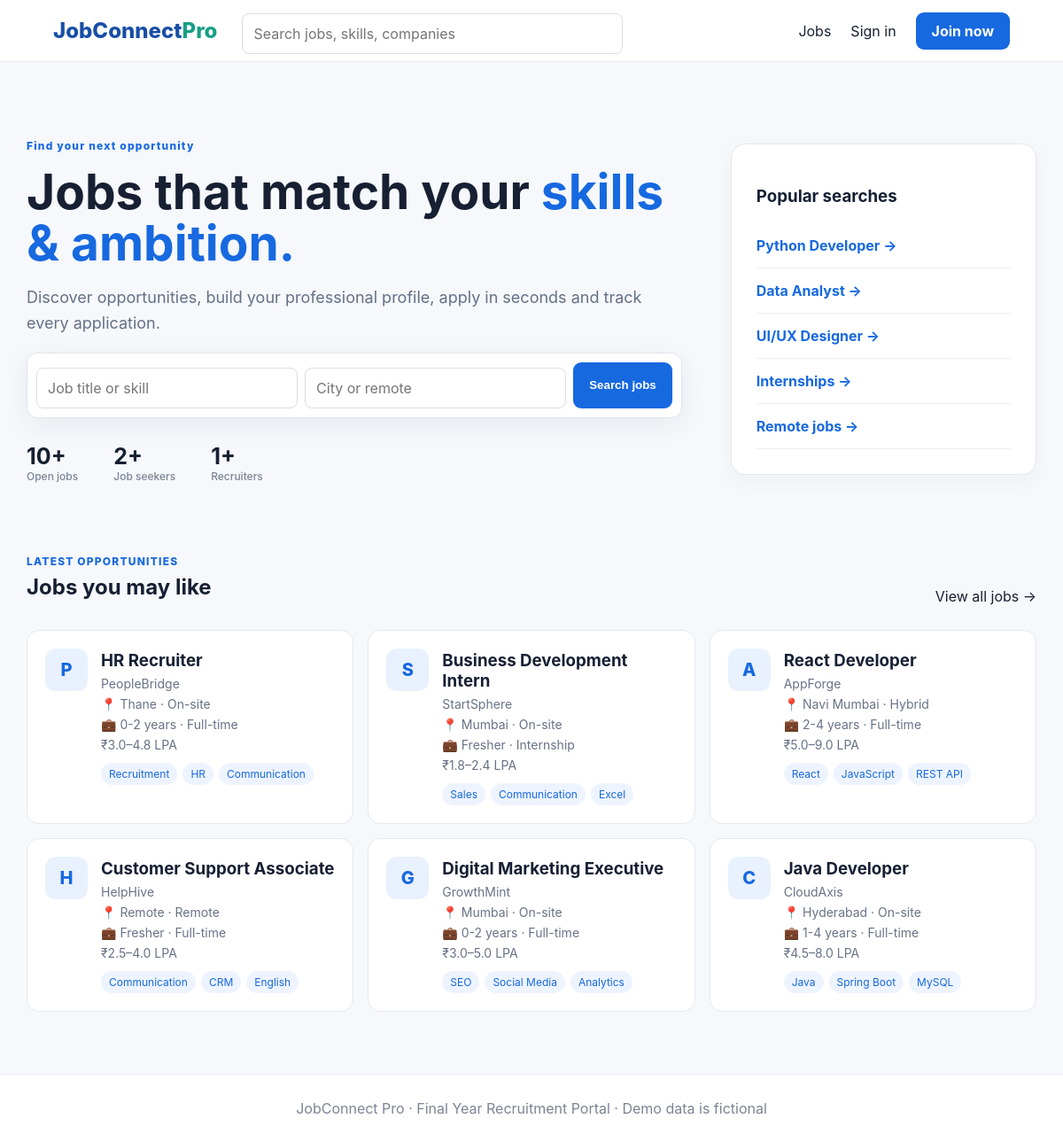
The page / on the database its author committed.
### tables this page shows
CREATE TABLE jobs(id INTEGER PRIMARY KEY AUTOINCREMENT,title TEXT,company TEXT,location TEXT,min_salary INTEGER,max_salary INTEGER,job_type TEXT,work_mode TEXT,experience TEXT,skills TEXT,description TEXT,requirements TEXT,vacancies INTEGER DEFAULT 1,posted_by INTEGER,status TEXT DEFAULT 'Active',created_at DATETIME DEFAULT CURRENT_TIMESTAMP);

### app.py (the view)
@app.route('/')
def home():
 c=db(); jobs=c.execute("select * from jobs where status='Active' order by id desc limit 6").fetchall(); stats=(c.execute('select count(*) from jobs').fetchone()[0],c.execute("select count(*) from users where role='jobseeker'").fetchone()[0],c.execute("select count(*) from users where role='recruiter'").fetchone()[0]); c.close(); return render_template('home.html',jobs=jobs,stats=stats)

### app.py (called while the page is built)
def db(): c=sqlite3.connect(DB); c.row_factory=sqlite3.Row; return c

@app.context_processor
def ctx(): return dict(me=session)

### templates/home.html
{% extends 'base.html' %}{% block content %}<section class="hero"><div><span class="pill">Find your next opportunity</span><h1>Jobs that match your <em>skills & ambition.</em></h1><p>Discover opportunities, build your professional profile, apply in seconds and track every application.</p><form action="/jobs" class="searchbox"><input name="q" placeholder="Job title or skill"><input name="location" placeholder="City or remote"><button>Search jobs</button></form><div class="stats"><b>{{stats[0]}}+<small>Open jobs</small></b><b>{{stats[1]}}+<small>Job seekers</small></b><b>{{stats[2]}}+<small>Recruiters</small></b></div></div><div class="hero-card"><h3>Popular searches</h3><a href="/jobs?q=Python">Python Developer →</a><a href="/jobs?q=Data">Data Analyst →</a><a href="/jobs?q=UI">UI/UX Designer →</a><a href="/jobs?type=Internship">Internships →</a><a href="/jobs?mode=Remote">Remote jobs →</a></div></section><section><div class="sectionhead"><div><span class="eyebrow">LATEST OPPORTUNITIES</span><h2>Jobs you may like</h2></div><a href="/jobs">View all jobs →</a></div><div class="cards">{% for j in jobs %}<a class="jobcard" href="/job/{{j.id}}"><div class="logo">{{j.company[0]}}</div><div><h3>{{j.title}}</h3><p class="company">{{j.company}}</p><p>📍 {{j.location}} · {{j.work_mode}}</p><p>💼 {{j.experience}} · {{j.job_type}}</p><p>₹{{'%.1f'|format(j.min_salary/100000)}}–{{'%.1f'|format(j.max_salary/100000)}} LPA</p><div class="tags">{% for s in j.skills.split(',')[:3] %}<span>{{s}}</span>{% endfor %}</div></div></a>{% endfor %}</div></section>{% endblock %}

### templates/base.html
<!doctype html><html><head><meta charset="utf-8"><meta name="viewport" content="width=device-width,initial-scale=1"><title>{% block title %}JobConnect{% endblock %}</title><link rel="stylesheet" href="{{url_for('static',filename='style.css')}}"></head><body><nav><a class="brand" href="/">JobConnect<span>Pro</span></a><form action="/jobs" class="navsearch"><input name="q" placeholder="Search jobs, skills, companies"></form><div class="navlinks"><a href="/jobs">Jobs</a>{% if session.uid %}<a href="/dashboard">Dashboard</a><a href="/profile">Profile</a><a class="btn ghost" href="/logout">Logout</a>{% else %}<a href="/login">Sign in</a><a class="btn" href="/register">Join now</a>{% endif %}</div></nav>{% with m=get_flashed_messages() %}{% if m %}<div class="flash">{{m[-1]}}</div>{% endif %}{% endwith %}<main>{% block content %}{% endblock %}</main><footer>JobConnect Pro · Final Year Recruitment Portal · Demo data is fictional</footer></body></html>

### static/style.css (style rules this page uses)
* { box-sizing:border-box }
body { margin:0;font-family:Inter,Segoe UI,Arial,sans-serif;background:#f6f8fb;color:#172033 }
a { text-decoration:none;color:inherit }
nav { height:70px;background:white;border-bottom:1px solid #e5e9f0;display:flex;align-items:center;padding:0 max(5%,calc((100% - 1180px)/2));gap:28px;position:sticky;top:0;z-index:5 }
.brand { font-size:24px;font-weight:800;color:#174ea6 }
.brand span { color:#16a085 }
.navsearch { flex:1 }
.navsearch input { max-width:430px }
.navlinks { display:flex;align-items:center;gap:22px }
.btn,button { background:#1769e0;color:white;border:0;border-radius:9px;padding:11px 18px;font-weight:700;cursor:pointer }
main { max-width:1180px;margin:auto;padding:34px 20px 70px }
.hero { min-height:490px;display:grid;grid-template-columns:1.5fr .7fr;align-items:center;gap:55px }
.hero h1 { font-size:55px;line-height:1.05;margin:15px 0 }
.hero em { font-style:normal;color:#1769e0 }
.hero p { font-size:18px;color:#657086;line-height:1.6 }
.pill,.eyebrow { font-size:12px;font-weight:800;letter-spacing:1.2px;color:#1769e0 }
.searchbox,.filters { background:white;padding:10px;display:flex;gap:8px;border:1px solid #e0e5ed;border-radius:12px;box-shadow:0 8px 30px #22335512 }
.searchbox input { flex:1 }
.hero-card,.panel,.auth,.formpage { background:white;border:1px solid #e4e8ef;border-radius:16px;padding:28px;box-shadow:0 7px 24px #1b31500a }
.hero-card a { display:block;padding:15px 0;border-bottom:1px solid #eee;color:#1769e0;font-weight:650 }
.stats { display:flex;gap:40px;margin-top:28px }
.stats b { font-size:25px }
.stats small { display:block;font-size:12px;color:#7b8496;font-weight:500 }
.sectionhead,.dashhead { display:flex;justify-content:space-between;align-items:end;margin:28px 0 }
.sectionhead h2,.dashhead h1 { margin:6px 0 }
.cards { display:grid;grid-template-columns:repeat(3,1fr);gap:16px }
.jobcard,.jobrow { background:white;border:1px solid #e4e8ef;border-radius:14px;padding:20px;display:flex;gap:15px;transition:.2s }
.logo,.avatar { width:48px;height:48px;min-width:48px;border-radius:12px;background:#e9f1ff;color:#1769e0;display:grid;place-items:center;font-weight:800;font-size:20px }
.jobcard h3,.jobrow h3 { margin:2px 0 6px }
.jobcard p,.jobrow p,.company { color:#687287;font-size:14px;margin:6px 0 }
.tags { display:flex;gap:6px;flex-wrap:wrap;margin-top:12px }
.tags span,.status { background:#eef4ff;color:#1769e0;border-radius:20px;padding:5px 9px;font-size:12px }
input,select,textarea { width:100%;padding:12px;border:1px solid #d8dee8;border-radius:8px;margin-top:6px;font:inherit;background:white }
footer { text-align:center;padding:28px;color:#7b8494;border-top:1px solid #e5e9f0;background:white }

### rows shown on the page
jobs: company "P", title "HR Recruiter", company "PeopleBridge", location "Thane", work_mode "On-site", experience "0-2 years", job_type "Full-time", j.min_salary/100000 "3.0", j.max_salary/100000 "4.8", 3 "Recruitment" "HR" "Communication"
jobs: company "S", title "Business Development Intern", company "StartSphere", location "Mumbai", work_mode "On-site", experience "Fresher", job_type "Internship", j.min_salary/100000 "1.8", j.max_salary/100000 "2.4", 3 "Sales" "Communication" "Excel"
jobs: company "A", title "React Developer", company "AppForge", location "Navi Mumbai", work_mode "Hybrid", experience "2-4 years", job_type "Full-time", j.min_salary/100000 "5.0", j.max_salary/100000 "9.0", 3 "React" "JavaScript" "REST API"
jobs: company "H", title "Customer Support Associate", company "HelpHive", location "Remote", work_mode "Remote", experience "Fresher", job_type "Full-time", j.min_salary/100000 "2.5", j.max_salary/100000 "4.0", 3 "Communication" "CRM" "English"
jobs: company "G", title "Digital Marketing Executive", company "GrowthMint", location "Mumbai", work_mode "On-site", experience "0-2 years", job_type "Full-time", j.min_salary/100000 "3.0", j.max_salary/100000 "5.0", 3 "SEO" "Social Media" "Analytics"
jobs: company "C", title "Java Developer", company "CloudAxis", location "Hyderabad", work_mode "On-site", experience "1-4 years", job_type "Full-time", j.min_salary/100000 "4.5", j.max_salary/100000 "8.0", 3 "Java" "Spring Boot" "MySQL"

### other values the page prints
{{ stats[0] }} "10"
{{ stats[1] }} "2"
{{ stats[2] }} "1"
